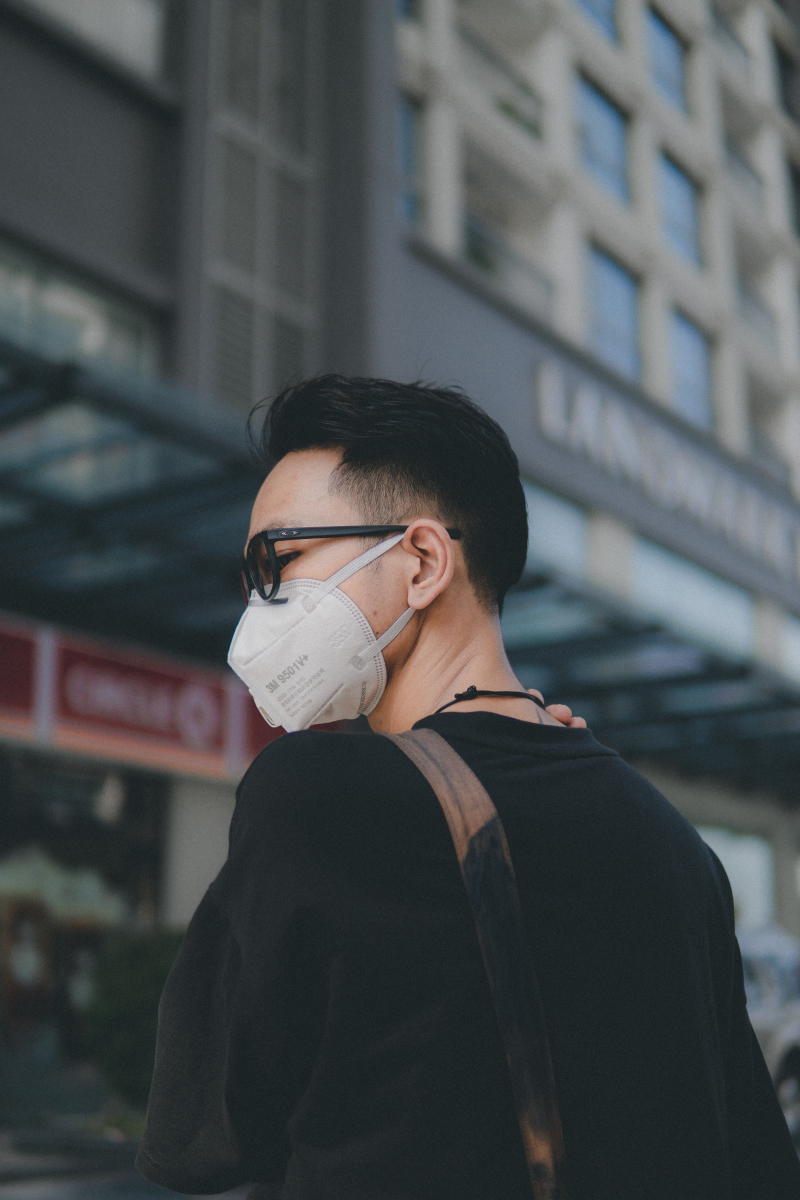
#> input picture Pokedex/covid19.jpg, 4000 x 6000 px (shown at 1/5 size)
$ python images.py
#> lines starting #> are read from the running program, lines starting #| are printed output that depends on the picture
from PIL import Image, ImageFilter

img = Image.open("./Pokedex/covid19.jpg")
#> img is the input picture: PIL image 4000x6000 RGB; mean R, G, B 73.6, 78.6, 80.9

img.thumbnail((400, 400))
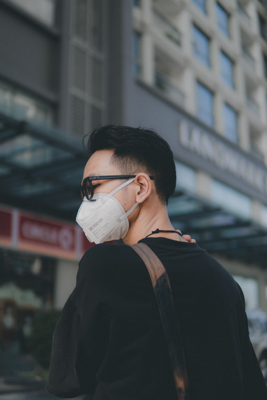
#> img: PIL image 267x400 RGB; mean R, G, B 73.6, 78.6, 80.9
img.save("Thumbnail.jpg")
print(img.size)
#| (267, 400)

# -----This makes the image blurry----
# filtered_img = img.filter(ImageFilter.BLUR)


# ----This makes makes the image in greyscale----
# filtered_img = img.convert("L")


# ----Resize IMAGE-----
# box = (100,100,400,400)
# region = filtered_img.crop(box)


# If you want to resize the image remember to put it in a tuple
# resize = filtered_img.resize((300,300))
# This saves the image from let's say a jpeg to png
# region.save("grey.png", "png")
